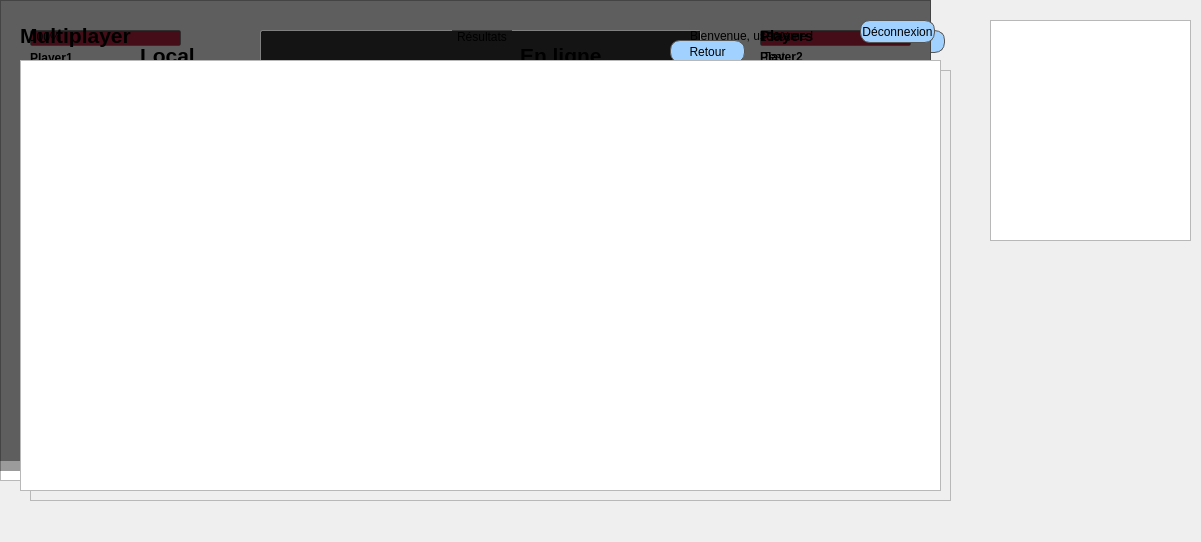
<?xml version="1.0" encoding="UTF-8"?>
<ui version="4.0">
 <class>Cubipix</class>
 <widget class="QMainWindow" name="Cubipix">
  <property name="geometry">
   <rect>
    <x>0</x>
    <y>0</y>
    <width>1201</width>
    <height>542</height>
   </rect>
  </property>
  <property name="windowTitle">
   <string>Cubipix</string>
  </property>
  <property name="styleSheet">
   <string notr="true">QMainWindow {
	background-image: url(:/files/images/background.png);
}

QPushButton {
	border: 1px solid rgb(85, 85, 85);
	border-radius: 10px;
	background-color: rgb(161, 210, 255);
}

QPushButton:hover {
	background-color: rgb(130, 174, 255);
}

QPushButton:pressed {
	background-color: rgb(85, 125, 255);
}</string>
  </property>
  <widget class="QWidget" name="centralWidget">
   <widget class="QWidget" name="homeWidget" native="true">
    <property name="geometry">
     <rect>
      <x>40</x>
      <y>40</y>
      <width>941</width>
      <height>491</height>
     </rect>
    </property>
    <widget class="QLabel" name="label">
     <property name="geometry">
      <rect>
       <x>270</x>
       <y>10</y>
       <width>151</width>
       <height>71</height>
      </rect>
     </property>
     <property name="font">
      <font>
       <pointsize>24</pointsize>
       <weight>75</weight>
       <bold>true</bold>
      </font>
     </property>
     <property name="styleSheet">
      <string notr="true"/>
     </property>
     <property name="text">
      <string>Cubipix</string>
     </property>
    </widget>
    <widget class="QPushButton" name="playLevelButton">
     <property name="geometry">
      <rect>
       <x>260</x>
       <y>120</y>
       <width>171</width>
       <height>41</height>
      </rect>
     </property>
     <property name="styleSheet">
      <string notr="true"/>
     </property>
     <property name="text">
      <string>Jouer</string>
     </property>
    </widget>
    <widget class="QPushButton" name="multiplayerButton">
     <property name="geometry">
      <rect>
       <x>260</x>
       <y>180</y>
       <width>171</width>
       <height>41</height>
      </rect>
     </property>
     <property name="text">
      <string>Multiplayer</string>
     </property>
    </widget>
    <widget class="QPushButton" name="pushButton_3">
     <property name="geometry">
      <rect>
       <x>260</x>
       <y>300</y>
       <width>171</width>
       <height>41</height>
      </rect>
     </property>
     <property name="text">
      <string>Options</string>
     </property>
    </widget>
    <widget class="QPushButton" name="pushButton_4">
     <property name="geometry">
      <rect>
       <x>260</x>
       <y>360</y>
       <width>171</width>
       <height>41</height>
      </rect>
     </property>
     <property name="text">
      <string>A Propos</string>
     </property>
    </widget>
    <widget class="QPushButton" name="mapEditorButton">
     <property name="geometry">
      <rect>
       <x>260</x>
       <y>240</y>
       <width>171</width>
       <height>41</height>
      </rect>
     </property>
     <property name="text">
      <string>Editeur de map</string>
     </property>
    </widget>
    <zorder>label</zorder>
    <zorder>playLevelButton</zorder>
    <zorder>multiplayerButton</zorder>
    <zorder>pushButton_3</zorder>
    <zorder>pushButton_4</zorder>
    <zorder>levelsWidget</zorder>
    <zorder>mapEditorButton</zorder>
   </widget>
   <widget class="QWidget" name="levelsWidget" native="true">
    <property name="geometry">
     <rect>
      <x>20</x>
      <y>20</y>
      <width>941</width>
      <height>491</height>
     </rect>
    </property>
    <widget class="QPushButton" name="randomLevelButton">
     <property name="geometry">
      <rect>
       <x>710</x>
       <y>10</y>
       <width>121</width>
       <height>31</height>
      </rect>
     </property>
     <property name="text">
      <string>Niveau aléatoire</string>
     </property>
    </widget>
    <widget class="QScrollArea" name="listButtonLevelsScrollArea">
     <property name="geometry">
      <rect>
       <x>10</x>
       <y>50</y>
       <width>921</width>
       <height>431</height>
      </rect>
     </property>
     <property name="styleSheet">
      <string notr="true"/>
     </property>
     <property name="widgetResizable">
      <bool>true</bool>
     </property>
     <widget class="QWidget" name="scrollAreaWidgetContents">
      <property name="geometry">
       <rect>
        <x>0</x>
        <y>0</y>
        <width>919</width>
        <height>429</height>
       </rect>
      </property>
      <zorder>gameWidget</zorder>
     </widget>
    </widget>
    <widget class="QLabel" name="label_2">
     <property name="geometry">
      <rect>
       <x>10</x>
       <y>10</y>
       <width>131</width>
       <height>31</height>
      </rect>
     </property>
     <property name="font">
      <font>
       <pointsize>16</pointsize>
       <weight>75</weight>
       <bold>true</bold>
      </font>
     </property>
     <property name="text">
      <string>Niveaux</string>
     </property>
    </widget>
    <widget class="QPushButton" name="backLevelsButton">
     <property name="geometry">
      <rect>
       <x>850</x>
       <y>10</y>
       <width>75</width>
       <height>23</height>
      </rect>
     </property>
     <property name="text">
      <string>Retour</string>
     </property>
    </widget>
   </widget>
   <widget class="QWidget" name="gameWidget" native="true">
    <property name="geometry">
     <rect>
      <x>0</x>
      <y>0</y>
      <width>941</width>
      <height>491</height>
     </rect>
    </property>
    <widget class="QGraphicsView" name="mapView">
     <property name="geometry">
      <rect>
       <x>0</x>
       <y>0</y>
       <width>931</width>
       <height>481</height>
      </rect>
     </property>
    </widget>
    <widget class="QWidget" name="infoPlayer1Widget" native="true">
     <property name="geometry">
      <rect>
       <x>20</x>
       <y>20</y>
       <width>171</width>
       <height>51</height>
      </rect>
     </property>
     <property name="font">
      <font>
       <weight>75</weight>
       <bold>true</bold>
      </font>
     </property>
     <widget class="QProgressBar" name="healthPlayer1ProgressBar">
      <property name="geometry">
       <rect>
        <x>10</x>
        <y>10</y>
        <width>151</width>
        <height>16</height>
       </rect>
      </property>
      <property name="styleSheet">
       <string notr="true">QProgressBar {
     border: 1px solid grey;
     border-radius: 2px;
 }

 QProgressBar::chunk {
     background-color: rgb(185, 35, 63);
     width: 20px;
 }</string>
      </property>
      <property name="value">
       <number>100</number>
      </property>
     </widget>
     <widget class="QLabel" name="namePlayer1Label">
      <property name="geometry">
       <rect>
        <x>10</x>
        <y>30</y>
        <width>81</width>
        <height>16</height>
       </rect>
      </property>
      <property name="font">
       <font>
        <weight>75</weight>
        <bold>true</bold>
       </font>
      </property>
      <property name="text">
       <string>Player1</string>
      </property>
     </widget>
    </widget>
    <widget class="QWidget" name="infoPlayer2Widget" native="true">
     <property name="geometry">
      <rect>
       <x>750</x>
       <y>20</y>
       <width>171</width>
       <height>51</height>
      </rect>
     </property>
     <widget class="QProgressBar" name="healthPlayer2ProgressBar">
      <property name="geometry">
       <rect>
        <x>10</x>
        <y>10</y>
        <width>151</width>
        <height>16</height>
       </rect>
      </property>
      <property name="styleSheet">
       <string notr="true">QProgressBar {
     border: 1px solid grey;
     border-radius: 2px;
 }

 QProgressBar::chunk {
     background-color: rgb(185, 35, 63);
     width: 20px;
 }</string>
      </property>
      <property name="value">
       <number>100</number>
      </property>
     </widget>
     <widget class="QLabel" name="namePlayer2Label">
      <property name="geometry">
       <rect>
        <x>10</x>
        <y>30</y>
        <width>46</width>
        <height>13</height>
       </rect>
      </property>
      <property name="font">
       <font>
        <weight>75</weight>
        <bold>true</bold>
       </font>
      </property>
      <property name="text">
       <string>Player2</string>
      </property>
     </widget>
    </widget>
    <widget class="QWidget" name="playersListMultiplayerWidget" native="true">
     <property name="geometry">
      <rect>
       <x>750</x>
       <y>20</y>
       <width>171</width>
       <height>211</height>
      </rect>
     </property>
     <widget class="QListWidget" name="playersListWidget">
      <property name="geometry">
       <rect>
        <x>10</x>
        <y>30</y>
        <width>151</width>
        <height>151</height>
       </rect>
      </property>
      <property name="styleSheet">
       <string notr="true">QListWidget {
	border: 0px;
	background-color: rgba(255, 255, 255, 0);
}</string>
      </property>
      <property name="viewMode">
       <enum>QListView::ListMode</enum>
      </property>
      <item>
       <property name="text">
        <string>Test</string>
       </property>
      </item>
     </widget>
     <widget class="QLabel" name="label_3">
      <property name="geometry">
       <rect>
        <x>10</x>
        <y>0</y>
        <width>151</width>
        <height>31</height>
       </rect>
      </property>
      <property name="font">
       <font>
        <pointsize>11</pointsize>
        <weight>75</weight>
        <bold>true</bold>
       </font>
      </property>
      <property name="text">
       <string>Players</string>
      </property>
     </widget>
     <widget class="QLabel" name="numberPlayersLabel">
      <property name="geometry">
       <rect>
        <x>30</x>
        <y>190</y>
        <width>31</width>
        <height>16</height>
       </rect>
      </property>
      <property name="text">
       <string>0</string>
      </property>
     </widget>
     <widget class="QLabel" name="label_5">
      <property name="geometry">
       <rect>
        <x>60</x>
        <y>190</y>
        <width>51</width>
        <height>16</height>
       </rect>
      </property>
      <property name="text">
       <string>joueur(s)</string>
      </property>
     </widget>
    </widget>
    <widget class="QWidget" name="exitGameWidget" native="true">
     <property name="geometry">
      <rect>
       <x>0</x>
       <y>0</y>
       <width>931</width>
       <height>471</height>
      </rect>
     </property>
     <property name="styleSheet">
      <string notr="true">QWidget {
	background-color: rgba(0, 0, 0, 100);
}

QPushButton {
	border: 1px solid rgb(85, 85, 85);
	border-radius: 10px;
	background-color: rgb(161, 210, 255);
}

QPushButton:hover {
	background-color: rgb(130, 174, 255);
}

QPushButton:pressed {
	background-color: rgb(85, 125, 255);
}</string>
     </property>
     <widget class="QPushButton" name="backGameButton">
      <property name="geometry">
       <rect>
        <x>390</x>
        <y>80</y>
        <width>111</width>
        <height>41</height>
       </rect>
      </property>
      <property name="text">
       <string>Reprendre</string>
      </property>
     </widget>
     <widget class="QPushButton" name="settingsGameButton">
      <property name="geometry">
       <rect>
        <x>390</x>
        <y>150</y>
        <width>111</width>
        <height>41</height>
       </rect>
      </property>
      <property name="text">
       <string>Options</string>
      </property>
     </widget>
     <widget class="QPushButton" name="exitGameButton">
      <property name="geometry">
       <rect>
        <x>390</x>
        <y>200</y>
        <width>111</width>
        <height>41</height>
       </rect>
      </property>
      <property name="text">
       <string>Quitter</string>
      </property>
     </widget>
     <zorder>backGameButton</zorder>
     <zorder>settingsGameButton</zorder>
     <zorder>exitGameButton</zorder>
     <zorder>finishPartWidget</zorder>
     <zorder>mapView</zorder>
    </widget>
    <widget class="QWidget" name="finishPartWidget" native="true">
     <property name="geometry">
      <rect>
       <x>0</x>
       <y>0</y>
       <width>931</width>
       <height>461</height>
      </rect>
     </property>
     <property name="styleSheet">
      <string notr="true">QWidget {
	background-color: rgba(0, 0, 0, 100);
}</string>
     </property>
     <widget class="QGroupBox" name="resultGameGroupBox">
      <property name="geometry">
       <rect>
        <x>260</x>
        <y>30</y>
        <width>441</width>
        <height>371</height>
       </rect>
      </property>
      <property name="styleSheet">
       <string notr="true">QGroupBox {
	border: 1px solid gray;
	border-radius: 2px;
	margin-top: 1ex;
	background-color: rgba(0, 0, 0, 200);
 }
 
 QGroupBox::title {
	subcontrol-origin: margin;
	subcontrol-position: top center;
	padding: 0 3px;
 }

QLabel {
	color: white;
	background-color: rgba(0, 0, 0, 0);
}

QProgressBar {
     border: 1px solid grey;
     border-radius: 2px;
 }

 QProgressBar::chunk {
     background-color: rgb(185, 35, 63);
     width: 20px;
 }

QPushButton {
	border: 1px solid rgb(85, 85, 85);
	border-radius: 10px;
	background-color: rgb(161, 210, 255);
}

QPushButton:hover {
	background-color: rgb(130, 174, 255);
}

QPushButton:pressed {
	background-color: rgb(85, 125, 255);
}</string>
      </property>
      <property name="title">
       <string>Résultats</string>
      </property>
      <widget class="QLabel" name="mentionResultLabel">
       <property name="geometry">
        <rect>
         <x>70</x>
         <y>30</y>
         <width>311</width>
         <height>51</height>
        </rect>
       </property>
       <property name="font">
        <font>
         <pointsize>24</pointsize>
         <weight>75</weight>
         <bold>true</bold>
        </font>
       </property>
       <property name="text">
        <string>Vous avez gagné !</string>
       </property>
      </widget>
      <widget class="QLabel" name="label_15">
       <property name="geometry">
        <rect>
         <x>140</x>
         <y>120</y>
         <width>71</width>
         <height>16</height>
        </rect>
       </property>
       <property name="text">
        <string>Joueur :</string>
       </property>
      </widget>
      <widget class="QLabel" name="usernamePlayerResultLabel">
       <property name="geometry">
        <rect>
         <x>230</x>
         <y>120</y>
         <width>161</width>
         <height>16</height>
        </rect>
       </property>
       <property name="text">
        <string>username</string>
       </property>
      </widget>
      <widget class="QLabel" name="pixmapPlayerResultLabel">
       <property name="geometry">
        <rect>
         <x>50</x>
         <y>110</y>
         <width>71</width>
         <height>121</height>
        </rect>
       </property>
       <property name="text">
        <string>pixmap</string>
       </property>
      </widget>
      <widget class="QProgressBar" name="healthPlayerResultProgressBar">
       <property name="geometry">
        <rect>
         <x>230</x>
         <y>160</y>
         <width>161</width>
         <height>16</height>
        </rect>
       </property>
       <property name="styleSheet">
        <string notr="true">QProgressBar {
     border: 1px solid grey;
     border-radius: 2px;
 }

 QProgressBar::chunk {
     background-color: rgb(185, 35, 63);
     width: 20px;
 }</string>
       </property>
       <property name="value">
        <number>100</number>
       </property>
      </widget>
      <widget class="QLabel" name="label_14">
       <property name="geometry">
        <rect>
         <x>140</x>
         <y>160</y>
         <width>71</width>
         <height>16</height>
        </rect>
       </property>
       <property name="text">
        <string>Vie restante :</string>
       </property>
      </widget>
      <widget class="QPushButton" name="continuerResultButton">
       <property name="geometry">
        <rect>
         <x>170</x>
         <y>310</y>
         <width>91</width>
         <height>31</height>
        </rect>
       </property>
       <property name="text">
        <string>Continuer</string>
       </property>
      </widget>
     </widget>
     <zorder>resultGameGroupBox</zorder>
     <zorder>multiplayerModeWidget</zorder>
    </widget>
   </widget>
   <widget class="QWidget" name="multiplayerModeWidget" native="true">
    <property name="geometry">
     <rect>
      <x>30</x>
      <y>30</y>
      <width>941</width>
      <height>491</height>
     </rect>
    </property>
    <widget class="Line" name="line">
     <property name="geometry">
      <rect>
       <x>350</x>
       <y>40</y>
       <width>16</width>
       <height>281</height>
      </rect>
     </property>
     <property name="orientation">
      <enum>Qt::Vertical</enum>
     </property>
    </widget>
    <widget class="QLineEdit" name="usernameLineEdit">
     <property name="geometry">
      <rect>
       <x>500</x>
       <y>90</y>
       <width>113</width>
       <height>20</height>
      </rect>
     </property>
    </widget>
    <widget class="QLineEdit" name="passwordLineEdit">
     <property name="geometry">
      <rect>
       <x>500</x>
       <y>140</y>
       <width>113</width>
       <height>20</height>
      </rect>
     </property>
     <property name="echoMode">
      <enum>QLineEdit::Password</enum>
     </property>
    </widget>
    <widget class="QLabel" name="label_4">
     <property name="geometry">
      <rect>
       <x>110</x>
       <y>10</y>
       <width>71</width>
       <height>31</height>
      </rect>
     </property>
     <property name="font">
      <font>
       <pointsize>16</pointsize>
       <weight>75</weight>
       <bold>true</bold>
      </font>
     </property>
     <property name="text">
      <string>Local</string>
     </property>
    </widget>
    <widget class="QLabel" name="label_6">
     <property name="geometry">
      <rect>
       <x>490</x>
       <y>10</y>
       <width>91</width>
       <height>31</height>
      </rect>
     </property>
     <property name="font">
      <font>
       <pointsize>16</pointsize>
       <weight>75</weight>
       <bold>true</bold>
      </font>
     </property>
     <property name="text">
      <string>En ligne</string>
     </property>
    </widget>
    <widget class="QLabel" name="label_7">
     <property name="geometry">
      <rect>
       <x>410</x>
       <y>90</y>
       <width>61</width>
       <height>16</height>
      </rect>
     </property>
     <property name="text">
      <string>Pseudo :</string>
     </property>
    </widget>
    <widget class="QLabel" name="label_8">
     <property name="geometry">
      <rect>
       <x>410</x>
       <y>140</y>
       <width>81</width>
       <height>16</height>
      </rect>
     </property>
     <property name="text">
      <string>Mot de passe :</string>
     </property>
    </widget>
    <widget class="QPushButton" name="loginButton">
     <property name="geometry">
      <rect>
       <x>510</x>
       <y>200</y>
       <width>75</width>
       <height>23</height>
      </rect>
     </property>
     <property name="text">
      <string>Connection</string>
     </property>
    </widget>
    <widget class="QLabel" name="label_9">
     <property name="geometry">
      <rect>
       <x>30</x>
       <y>70</y>
       <width>241</width>
       <height>16</height>
      </rect>
     </property>
     <property name="text">
      <string>Les parties en local se jouent avec deux joueurs.</string>
     </property>
    </widget>
    <widget class="QLabel" name="label_10">
     <property name="geometry">
      <rect>
       <x>30</x>
       <y>130</y>
       <width>61</width>
       <height>16</height>
      </rect>
     </property>
     <property name="text">
      <string>Joueur 1 :</string>
     </property>
    </widget>
    <widget class="QLineEdit" name="namePlayer1LineEdit">
     <property name="geometry">
      <rect>
       <x>100</x>
       <y>130</y>
       <width>113</width>
       <height>20</height>
      </rect>
     </property>
    </widget>
    <widget class="QLabel" name="label_11">
     <property name="geometry">
      <rect>
       <x>30</x>
       <y>190</y>
       <width>51</width>
       <height>16</height>
      </rect>
     </property>
     <property name="text">
      <string>Joueur 2 :</string>
     </property>
    </widget>
    <widget class="QLineEdit" name="namePlayer2LineEdit">
     <property name="geometry">
      <rect>
       <x>100</x>
       <y>190</y>
       <width>113</width>
       <height>20</height>
      </rect>
     </property>
    </widget>
    <widget class="QPushButton" name="startLocalPartMultiplayerButton">
     <property name="geometry">
      <rect>
       <x>110</x>
       <y>280</y>
       <width>111</width>
       <height>23</height>
      </rect>
     </property>
     <property name="text">
      <string>Démarrer la partie</string>
     </property>
    </widget>
    <widget class="QPushButton" name="backMultiplayerButton">
     <property name="geometry">
      <rect>
       <x>640</x>
       <y>10</y>
       <width>75</width>
       <height>23</height>
      </rect>
     </property>
     <property name="text">
      <string>Retour</string>
     </property>
    </widget>
    <widget class="QLabel" name="label_12">
     <property name="geometry">
      <rect>
       <x>30</x>
       <y>240</y>
       <width>46</width>
       <height>13</height>
      </rect>
     </property>
     <property name="text">
      <string>Map :</string>
     </property>
    </widget>
    <widget class="QSpinBox" name="mapMultiplayerSpinBox">
     <property name="geometry">
      <rect>
       <x>100</x>
       <y>240</y>
       <width>42</width>
       <height>22</height>
      </rect>
     </property>
     <property name="minimum">
      <number>1</number>
     </property>
    </widget>
    <zorder>line</zorder>
    <zorder>usernameLineEdit</zorder>
    <zorder>passwordLineEdit</zorder>
    <zorder>label_4</zorder>
    <zorder>label_6</zorder>
    <zorder>label_7</zorder>
    <zorder>label_8</zorder>
    <zorder>loginButton</zorder>
    <zorder>label_9</zorder>
    <zorder>label_10</zorder>
    <zorder>namePlayer1LineEdit</zorder>
    <zorder>label_11</zorder>
    <zorder>namePlayer2LineEdit</zorder>
    <zorder>startLocalPartMultiplayerButton</zorder>
    <zorder>backMultiplayerButton</zorder>
    <zorder>label_12</zorder>
    <zorder>mapMultiplayerSpinBox</zorder>
    <zorder>multiplayerPartsWidget</zorder>
   </widget>
   <widget class="QWidget" name="multiplayerPartsWidget" native="true">
    <property name="geometry">
     <rect>
      <x>10</x>
      <y>10</y>
      <width>941</width>
      <height>491</height>
     </rect>
    </property>
    <widget class="QTableView" name="partsMultiplayerTable">
     <property name="geometry">
      <rect>
       <x>10</x>
       <y>50</y>
       <width>921</width>
       <height>431</height>
      </rect>
     </property>
     <property name="editTriggers">
      <set>QAbstractItemView::NoEditTriggers</set>
     </property>
     <property name="selectionMode">
      <enum>QAbstractItemView::SingleSelection</enum>
     </property>
     <property name="selectionBehavior">
      <enum>QAbstractItemView::SelectRows</enum>
     </property>
     <property name="verticalScrollMode">
      <enum>QAbstractItemView::ScrollPerItem</enum>
     </property>
     <attribute name="verticalHeaderVisible">
      <bool>false</bool>
     </attribute>
    </widget>
    <widget class="QLabel" name="statutRemoteServerLabel">
     <property name="geometry">
      <rect>
       <x>190</x>
       <y>20</y>
       <width>431</width>
       <height>16</height>
      </rect>
     </property>
     <property name="text">
      <string/>
     </property>
    </widget>
    <widget class="QLabel" name="label_13">
     <property name="geometry">
      <rect>
       <x>10</x>
       <y>10</y>
       <width>121</width>
       <height>31</height>
      </rect>
     </property>
     <property name="font">
      <font>
       <pointsize>16</pointsize>
       <weight>75</weight>
       <bold>true</bold>
      </font>
     </property>
     <property name="text">
      <string>Multiplayer</string>
     </property>
    </widget>
    <widget class="QPushButton" name="logoutButton">
     <property name="geometry">
      <rect>
       <x>850</x>
       <y>10</y>
       <width>75</width>
       <height>23</height>
      </rect>
     </property>
     <property name="text">
      <string>Déconnexion</string>
     </property>
    </widget>
    <widget class="QLabel" name="usernameInfoLabel">
     <property name="geometry">
      <rect>
       <x>680</x>
       <y>10</y>
       <width>151</width>
       <height>31</height>
      </rect>
     </property>
     <property name="text">
      <string>Bienvenue, username !</string>
     </property>
    </widget>
   </widget>
   <widget class="QTextBrowser" name="logCubipix">
    <property name="geometry">
     <rect>
      <x>990</x>
      <y>20</y>
      <width>201</width>
      <height>221</height>
     </rect>
    </property>
   </widget>
  </widget>
 </widget>
 <layoutdefault spacing="6" margin="11"/>
 <resources/>
 <connections/>
</ui>
